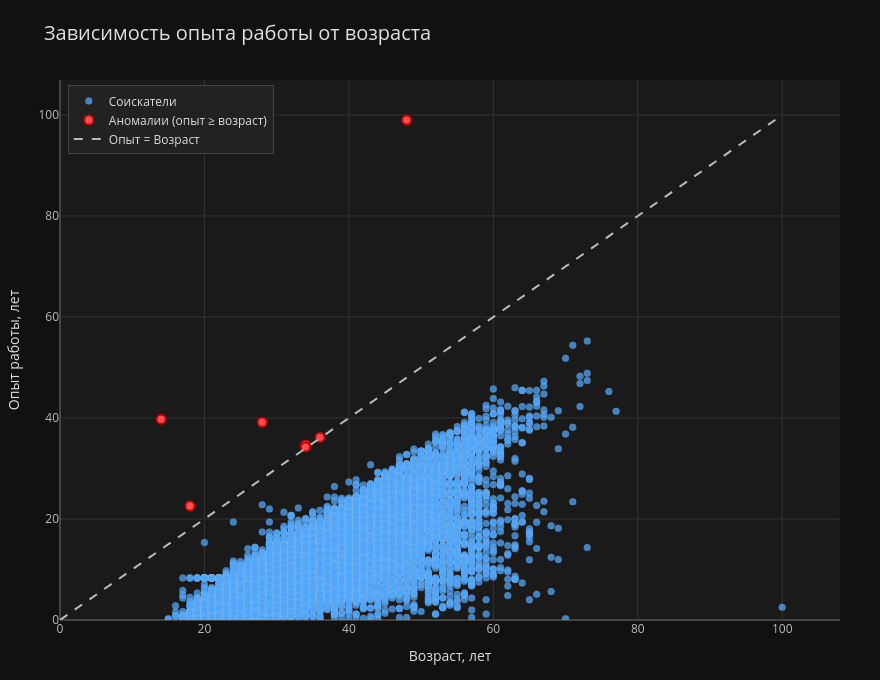

Here is the notebook cell this chart was saved with:
### Markdown cell above
### 8. Постройте диаграмму рассеяния, показывающую зависимость опыта работы (**"Опыт работы (месяц)"**) от возраста (**"Возраст"**). 
Опыт работы переведите из месяцев в года, чтобы признаки были в едином масштабе. Постройте на графике дополнительно прямую, проходящую через точки (0, 0) и (100, 100). Данная прямая соответствует значениям, когда опыт работы равен возрасту человека. Точки, лежащие на этой прямой и выше нее - аномалии в наших данных (опыт работы больше либо равен возрасту соискателя)

### Code cell
# Создаём копию и переводим опыт в годы
df_plot = hh_database.copy()

df_plot["Опыт работы (лет)"] = df_plot["Опыт работы (месяц)"] / 12
df_plot = df_plot.dropna(subset=["Возраст", "Опыт работы (лет)"])

df_plot["Аномалия"] = df_plot["Опыт работы (лет)"] >= df_plot["Возраст"]

colors = np.where(df_plot["Аномалия"], "#ff4d4d", "#4da6ff") 

fig = go.Figure()

# Обычные точки
fig.add_trace(
    go.Scatter(
        x=df_plot["Возраст"],
        y=df_plot["Опыт работы (лет)"],
        mode="markers",
        marker=dict(
            size=7,
            color=colors,
            opacity=0.75,
            line=dict(width=0.6, color="rgba(200,200,200,0.3)")
        ),
        name="Соискатели",
        hovertemplate=(
            "Возраст: %{x} лет<br>" +
            "Опыт: %{y:.1f} лет<br>" +
            "<extra></extra>"
        )
    )
)

# Аномалии точки
if df_plot["Аномалия"].any():
    df_anom = df_plot[df_plot["Аномалия"]]
    fig.add_trace(
        go.Scatter(
            x=df_anom["Возраст"],
            y=df_anom["Опыт работы (лет)"],
            mode="markers",
            marker=dict(
                size=9,
                color="#ff4d4d",
                symbol="circle",
                line=dict(width=1.8, color="#cc0000")
            ),
            name="Аномалии (опыт ≥ возраст)",
            hovertemplate=(
                "Возраст: %{x} лет<br>" +
                "Опыт: %{y:.1f} лет<br>" +
                "АНОМАЛИЯ<extra></extra>"
            )
        )
    )

# Прямая y = x
fig.add_trace(
    go.Scatter(
        x=[0, 100],
        y=[0, 100],
        mode="lines",
        line=dict(color="#bbbbbb", width=2, dash="dash"),
        name="Опыт = Возраст",
        hoverinfo="skip"
    )
)

# Настройки 
fig.update_layout(
    title=dict(
        text="Зависимость опыта работы от возраста",
        font=dict(size=20, color="#e0e0e0")
    ),
    xaxis_title=dict(text="Возраст, лет", font=dict(size=14, color="#cccccc")),
    yaxis_title=dict(text="Опыт работы, лет", font=dict(size=14, color="#cccccc")),
    
    height=680,
    width=880,
    showlegend=True,
    hovermode="closest",
    
    plot_bgcolor="#1a1a1a",
    paper_bgcolor="#111111",
    
    xaxis=dict(
        range=[0, df_plot["Возраст"].max() * 1.08],
        gridcolor="#333333",
        zerolinecolor="#444444",
        tickfont=dict(color="#bbbbbb"),
        title_font=dict(color="#dddddd")
    ),
    yaxis=dict(
        range=[0, df_plot["Опыт работы (лет)"].max() * 1.08],
        gridcolor="#333333",
        zerolinecolor="#444444",
        tickfont=dict(color="#bbbbbb"),
        title_font=dict(color="#dddddd")
    ),
    
    legend=dict(
        font=dict(color="#dddddd"),
        bgcolor="#222222",
        bordercolor="#444444",
        borderwidth=1,
        yanchor="top",
        y=0.99,
        xanchor="left",
        x=0.01
    ),
    
    margin=dict(l=60, r=40, t=80, b=60)
)

fig.show()

# 4.8 Сколько точек лежат строго выше построенной прямой? Так как точки могут сливаться с прямой, то для ответа на этот вопрос проще всего воспользоваться интерактивной визуализацией либо получить таблицу с наблюдениями, лежащими выше прямой с помощью фильтрации.
# 7

### Figure 1 — Plotly figure (JSON) as saved in the notebook; plotly's stock layout.template omitted (floating-point values rounded to 4 significant figures; data arrays with more than 128 entries replaced by an {"elided": "..."} marker saying what was removed)
{"data": [{"hovertemplate": "Возраст: %{x} лет<br>Опыт: %{y:.1f} лет<br><extra></extra>", "marker": {"color": {"elided": "44584 str values"}, "line": {"color": "rgba(200,200,200,0.3)", "width": 0.6}, "opacity": 0.75, "size": 7}, "mode": "markers", "name": "Соискатели", "x": {"elided": "44584 int values"}, "y": {"elided": "44584 float values"}, "type": "scatter"}, {"hovertemplate": "Возраст: %{x} лет<br>Опыт: %{y:.1f} лет<br>АНОМАЛИЯ<extra></extra>", "marker": {"color": "#ff4d4d", "line": {"color": "#cc0000", "width": 1.8}, "size": 9, "symbol": "circle"}, "mode": "markers", "name": "Аномалии (опыт ≥ возраст)", "x": [18, 28, 34, 34, 14, 48, 36], "y": [22.58, 39.17, 34.67, 34.25, 39.75, 99.0, 36.17], "type": "scatter"}, {"hoverinfo": "skip", "line": {"color": "#bbbbbb", "dash": "dash", "width": 2}, "mode": "lines", "name": "Опыт = Возраст", "x": [0, 100], "y": [0, 100], "type": "scatter"}], "layout": {"title": {"font": {"size": 20, "color": "#e0e0e0"}, "text": "Зависимость опыта работы от возраста"}, "xaxis": {"title": {"font": {"size": 14, "color": "#dddddd"}, "text": "Возраст, лет"}, "tickfont": {"color": "#bbbbbb"}, "range": [0, 108.0], "gridcolor": "#333333", "zerolinecolor": "#444444"}, "yaxis": {"title": {"font": {"size": 14, "color": "#dddddd"}, "text": "Опыт работы, лет"}, "tickfont": {"color": "#bbbbbb"}, "range": [0, 106.9], "gridcolor": "#333333", "zerolinecolor": "#444444"}, "legend": {"font": {"color": "#dddddd"}, "bgcolor": "#222222", "bordercolor": "#444444", "borderwidth": 1, "yanchor": "top", "y": 0.99, "xanchor": "left", "x": 0.01}, "margin": {"l": 60, "r": 40, "t": 80, "b": 60}, "height": 680, "width": 880, "showlegend": true, "hovermode": "closest", "plot_bgcolor": "#1a1a1a", "paper_bgcolor": "#111111"}}
